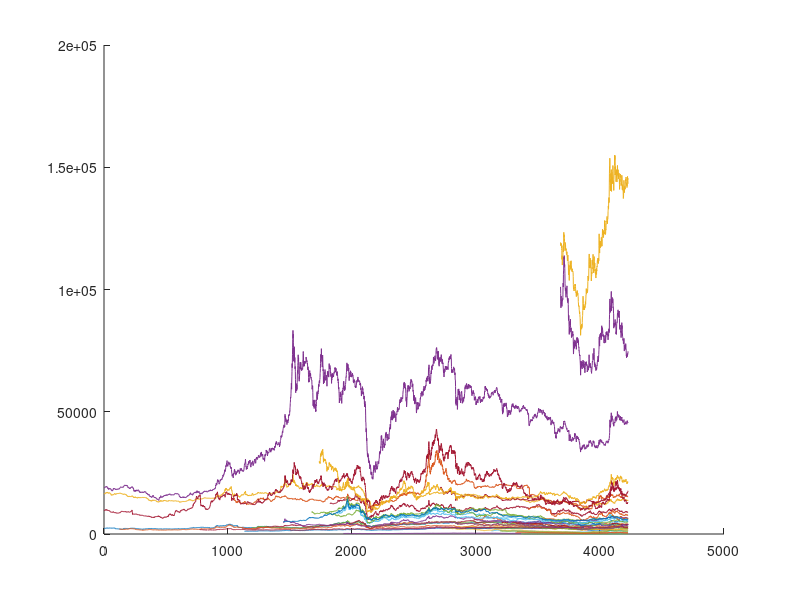

The MATLAB script that drew this image:
load trade_return.mat
OPEN = iniopen;     
CLOSE = iniclose;       
VOLUME = iniamt;    
HIGH = inihigh;   
LOW = inilow;   
RETURNS = Return;    
VWAP = CLOSE.*VOLUME./sum(VOLUME,2); 

addpath ./101_function

% indicator = RETURNS;
indicator = CLOSE;

hold on
for i = 1 : size(CLOSE,2)
    plot(CLOSE(:,i))
end
hold off